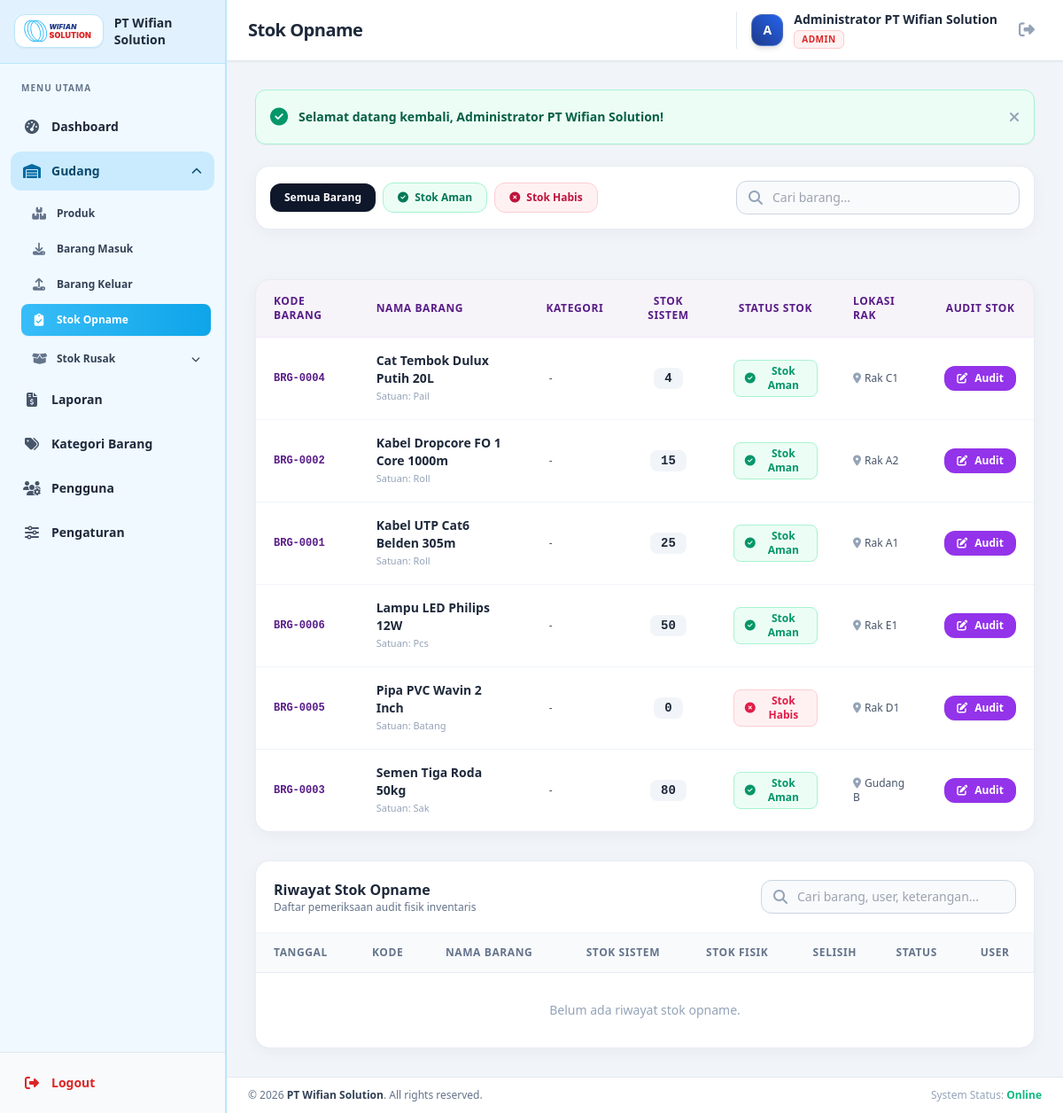
/pages/stok_opname.php (signed in), run on the app's committed database.
### tables this page shows
CREATE TABLE `settings` (
  `id` INT AUTO_INCREMENT PRIMARY KEY,
  `nama_toko` VARCHAR(150) NOT NULL,
  `logo` VARCHAR(255) DEFAULT NULL,
  `alamat` TEXT DEFAULT NULL,
  `telepon` VARCHAR(50) DEFAULT NULL,
  `email` VARCHAR(100) DEFAULT NULL
);

CREATE TABLE `products` (
  `id` INT AUTO_INCREMENT PRIMARY KEY,
  `kode_barang` VARCHAR(50) NOT NULL UNIQUE,
  `nama_barang` VARCHAR(150) NOT NULL,
  `kategori_id` INT DEFAULT NULL,
  `satuan` VARCHAR(30) NOT NULL,
  `harga_beli` DECIMAL(15,2) NOT NULL DEFAULT 0.00,
  `harga_jual` DECIMAL(15,2) NOT NULL DEFAULT 0.00,
  `stok` INT NOT NULL DEFAULT 0,
  `stok_minimum` INT NOT NULL DEFAULT 5,
  `lokasi_rak` VARCHAR(50) DEFAULT NULL,
  `deskripsi` TEXT DEFAULT NULL,
  `created_at` DATETIME DEFAULT CURRENT_TIMESTAMP,
  CONSTRAINT `fk_products_category` FOREIGN KEY (`kategori_id`) REFERENCES `categories` (`id`) ON DELETE SET NULL ON UPDATE CASCADE
);

### pages/stok_opname.php (the view, shortened to what the rows shown need)
<?php
require_once __DIR__ . '/../includes/header.php';
$pdo = getDBConnection();
$products = $pdo->query("SELECT id, kode_barang, nama_barang, satuan, stok, stok_minimum, lokasi_rak FROM products ORDER BY nama_barang ASC")->fetchAll();
?>
<div class="bg-white rounded-2xl border border-slate-200/80 shadow-subtle overflow-hidden mb-8">
    <div class="overflow-x-auto">
        <table id="tableProducts" class="w-full text-left text-sm text-slate-600">
            <thead class="bg-purple-900/5 text-xs uppercase tracking-wider text-purple-900 font-bold border-b border-purple-100">
                <tr>
                    <th class="px-5 py-4">Kode Barang</th>
                    <th class="px-5 py-4">Nama Barang</th>
                    <th class="px-5 py-4">Kategori</th>
                    <th class="px-5 py-4 text-center">Stok Sistem</th>
                    <th class="px-5 py-4 text-center">Status Stok</th>
                    <th class="px-5 py-4">Lokasi Rak</th>
                    <th class="px-5 py-4 text-center">Audit Stok</th>
                </tr>
            </thead>
            <tbody class="divide-y divide-slate-100">
                <?php if (empty($products)): ?>
                    <tr>
                        <td colspan="7" class="px-5 py-12 text-center text-slate-400">
                            <i class="fa-solid fa-clipboard-list text-4xl mb-2 block text-slate-300"></i>
                            Tidak ada data barang untuk di-audit.
                        </td>
                    </tr>
                <?php else: ?>
                    <?php foreach ($products as $p): ?>
                        <?php
                            $stok = (int)($p['stok'] ?? 0);
                            if ($stok <= 0) {
                                $badge = '<span class="inline-flex items-center gap-1.5 px-3 py-1 rounded-lg text-xs font-bold bg-rose-50 text-rose-600 border border-rose-200"><i class="fa-solid fa-circle-xmark text-xs"></i> Stok Habis</span>';
                            } else {
                                $badge = '<span class="inline-flex items-center gap-1.5 px-3 py-1 rounded-lg text-xs font-bold bg-emerald-50 text-emerald-600 border border-emerald-200"><i class="fa-solid fa-circle-check text-xs"></i> Stok Aman</span>';
                            }
                        ?>
                        <tr class="hover:bg-purple-50/30 transition-colors">
                            <td class="px-5 py-4 font-mono text-xs font-bold text-purple-900">
                                <?= e($p['kode_barang']) ?>
                            </td>
                            <td class="px-5 py-4">
                                <div class="font-semibold text-slate-800"><?= e($p['nama_barang']) ?></div>
                                <div class="text-[11px] text-slate-400">Satuan: <?= e($p['satuan']) ?></div>
                            </td>
                            <td class="px-5 py-4 text-xs font-medium text-slate-600">
                            <i class= fa-solid></i>  <?= e($p['nama_kategori'] ?? '-') ?>
                            </td>
                            <td class="px-5 py-4 text-center font-mono">
                                <span class="px-3 py-1 bg-slate-100 rounded-lg font-bold text-slate-800 text-sm">
                                    <?= number_format($stok) ?>
                                </span>
                            </td>
                            <td class="px-5 py-4 text-center">
                                <?= $badge ?>
                            </td>
                            <td class="px-5 py-4 text-xs font-medium text-slate-600">
                                <i class="fa-solid fa-location-dot text-slate-400 mr-1"></i><?= e($p['lokasi_rak'] ?? '-') ?>
                            </td>
                            <td class="px-5 py-4 text-center whitespace-nowrap">
                                <a href="stok_opname.php?product_id=<?= $p['id'] ?>" class="inline-flex items-center gap-2 px-3.5 py-1.5 rounded-xl text-xs font-bold bg-purple-600 hover:bg-purple-700 text-white shadow-sm transition-colors">
                                    <i class="fa-solid fa-pen-to-square"></i>
                                    <span>Audit</span>
                                </a>
                            </td>
                        </tr>
                    <?php endforeach; ?>
                <?php endif; ?>
            </tbody>
        </table>
    </div>
</div>
<div class="bg-white rounded-2xl border border-slate-200/80 shadow-subtle overflow-hidden">
    <div class="overflow-x-auto">
        <table id="tableOpname" class="w-full text-left text-sm text-slate-600">
            <thead class="bg-slate-50 text-xs uppercase tracking-wider text-slate-500 font-semibold border-b border-slate-200/80">
                <tr>
                    <th class="px-5 py-3.5">Tanggal</th>
                    <th class="px-5 py-3.5">Kode</th>
                    <th class="px-5 py-3.5">Nama Barang</th>
                    <th class="px-5 py-3.5 text-center">Stok Sistem</th>
                    <th class="px-5 py-3.5 text-center">Stok Fisik</th>
                    <th class="px-5 py-3.5 text-center">Selisih</th>
                    <th class="px-5 py-3.5">Status</th>
                    <th class="px-5 py-3.5">User</th>
                </tr>
            </thead>
        </table>
    </div>
</div>
<?php include __DIR__ . '/../includes/footer.php'; ?>

### includes/sidebar.php (shortened to what the rows shown need)
<?php
$settings    = getStoreSettings();
?>
<aside id="sidebar" class="w-64 bg-sky-50 text-slate-900 flex flex-col fixed lg:static inset-y-0 left-0 z-50 transform -translate-x-full lg:translate-x-0 transition-transform duration-300 ease-in-out shadow-lg lg:shadow-none border-r-2 border-sky-200">
    <div class="p-4 border-b border-sky-200 flex items-center gap-3 bg-sky-100/90">
        <div class="flex-1 min-w-0">
            <h1 class="text-sm font-extrabold text-slate-800 leading-snug break-words">
                <?= e($settings['nama_toko']) ?>
            </h1>
        </div>
    </div>
</aside>

### includes/footer.php (shortened to what the rows shown need)
<?php
$settings = getStoreSettings();
?>
        </main>
        <footer class="no-print bg-white border-t border-slate-200 py-3 px-6 text-center sm:text-left text-xs text-slate-500 flex flex-col sm:flex-row justify-between items-center gap-2">
            <div>
                &copy; <?= date('Y') ?> <strong class="text-slate-700"><?= e($settings['nama_toko']) ?></strong>. All rights reserved.
            </div>
        </footer>
    </div>
</div>
</body>
</html>

### data on the page
settings: nama_toko "PT Wifian Solution"
products: kode_barang "BRG-0004", nama_barang "Cat Tembok Dulux Putih 20L", satuan "Pail", nama_kategori "-", stok "4", shows "Stok Aman", lokasi_rak "Rak C1"
products: kode_barang "BRG-0002", nama_barang "Kabel Dropcore FO 1 Core 1000m", satuan "Roll", nama_kategori "-", stok "15", shows "Stok Aman", lokasi_rak "Rak A2"
products: kode_barang "BRG-0001", nama_barang "Kabel UTP Cat6 Belden 305m", satuan "Roll", nama_kategori "-", stok "25", shows "Stok Aman", lokasi_rak "Rak A1"
products: kode_barang "BRG-0006", nama_barang "Lampu LED Philips 12W", satuan "Pcs", nama_kategori "-", stok "50", shows "Stok Aman", lokasi_rak "Rak E1"
products: kode_barang "BRG-0005", nama_barang "Pipa PVC Wavin 2 Inch", satuan "Batang", nama_kategori "-", stok "0", shows "Stok Habis", lokasi_rak "Rak D1"
products: kode_barang "BRG-0003", nama_barang "Semen Tiga Roda 50kg", satuan "Sak", nama_kategori "-", stok "80", shows "Stok Aman", lokasi_rak "Gudang B"

### other printed values
$item['label'] "Dashboard"
$sub['label'] "Produk"
$sub['label'] "Barang Masuk"
$sub['label'] "Barang Keluar"
$sub['label'] "Stok Opname"
$item['label'] "Laporan"
$item['label'] "Kategori Barang"
$item['label'] "Pengguna"
$item['label'] "Pengaturan"
$pageTitle "Stok Opname"
substr($currentUser, 0, 1) "A"
$currentUser "Administrator PT Wifian Solution"
$currentRole "ADMIN"
$flash['message'] "Selamat datang kembali, Administrator PT Wifian Solution!"
